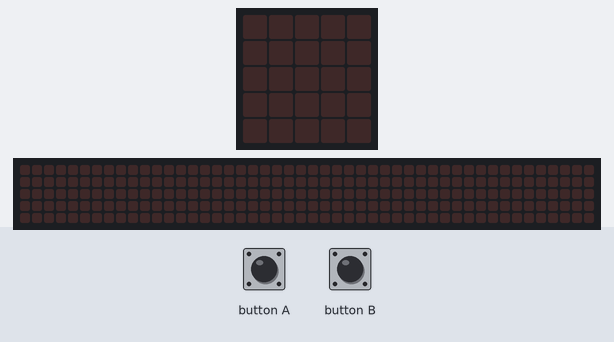
A program run on a simulated BBC micro:bit (MakeCode). On the bench: the board's 5×5 LED display, a strip that is not on the board, showing the scrolling text unrolled. The inputs (shaded band) are chosen by the test bench. The 48×5 strip is a reading aid, not a part: it shows the text the display is scrolling, unrolled, one strip-width of it at a time.

Above: at 1.2 s.
1.3 s: button B pressed for 0.15 s
At 1.6 s:
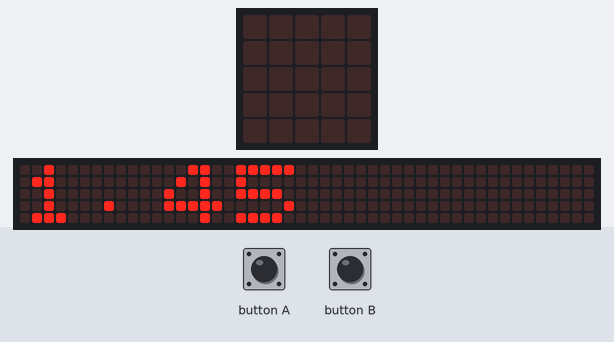
4.3 s: button B pressed for 0.15 s
At 10.31 s:
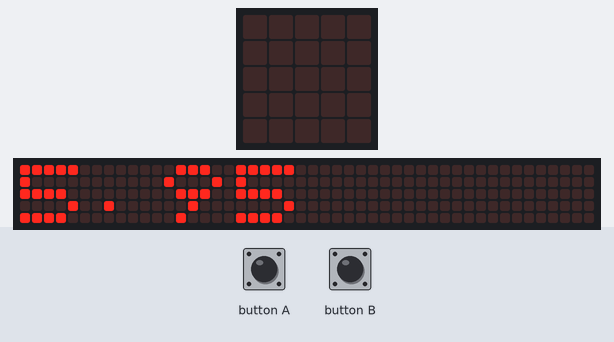
Timing chart, 0 to 11.8 s (numbered marks = the images above; inputs shaded):
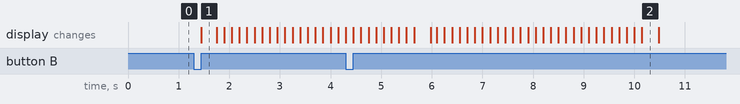

Measured:
- after the input at 1.3 s, the display: changes after 0.15 s (image 1)

The program:

main.ts
```typescript
let start = 0
let valeur = 0
input.onButtonPressed(Button.A, function () {
    start = input.runningTime()
})
input.onButtonPressed(Button.B, function () {
    valeur = input.runningTime() - start
    basic.showNumber(valeur / 1000)
})
basic.forever(function () {

})
```

test.ts
```typescript
// les tests vont ici ; cela ne sera pas compilé si ce paquet est utilisé en tant qu'extension.
```
